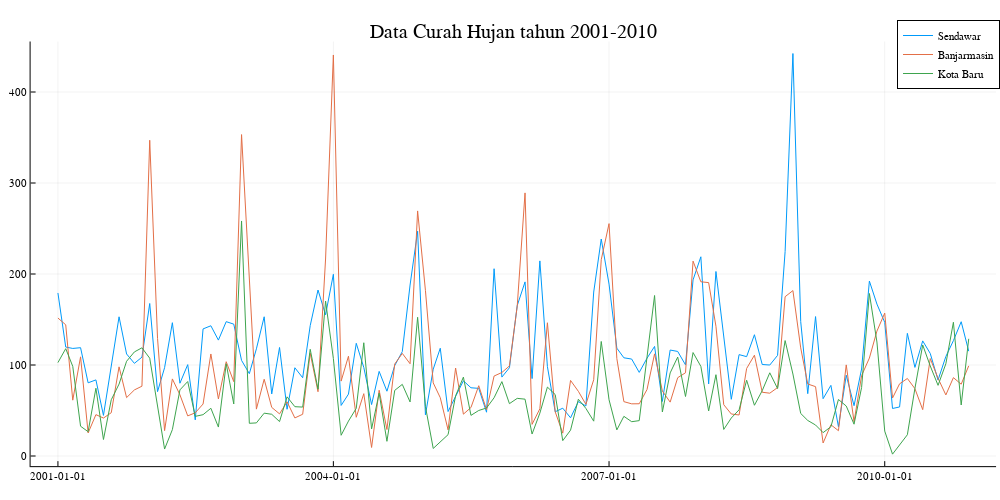

Notebook source saved alongside this figure:
### Code cell
#data kota sendawar, banjarmasin, dan kotabaru
plot(bulan1, gab, size=(1000,500),labels=["Sendawar" "Banjarmasin" "Kota Baru"], title="Data Curah Hujan tahun 2001-2010")
